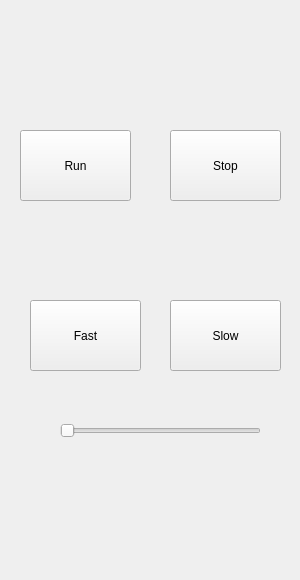
         <widget class="QWidget" name="ForkLiftPage">
          <widget class="QPushButton" name="LiftUp">
           <property name="geometry">
            <rect>
             <x>20</x>
             <y>480</y>
             <width>101</width>
             <height>91</height>
            </rect>
           </property>
           <property name="sizePolicy">
            <sizepolicy hsizetype="Minimum" vsizetype="Maximum">
             <horstretch>0</horstretch>
             <verstretch>0</verstretch>
            </sizepolicy>
           </property>
           <property name="styleSheet">
            <string notr="true">background-color: transparent;
border: none;</string>
           </property>
           <property name="text">
            <string/>
           </property>
           <property name="icon">
            <iconset>
             <normaloff>controlArrows/lift.svg</normaloff>controlArrows/lift.svg</iconset>
           </property>
           <property name="iconSize">
            <size>
             <width>80</width>
             <height>80</height>
            </size>
           </property>
           <property name="checkable">
            <bool>false</bool>
           </property>
          </widget>
          <widget class="QPushButton" name="LowerDown">
           <property name="geometry">
            <rect>
             <x>190</x>
             <y>480</y>
             <width>101</width>
             <height>91</height>
            </rect>
           </property>
           <property name="sizePolicy">
            <sizepolicy hsizetype="Minimum" vsizetype="Maximum">
             <horstretch>0</horstretch>
             <verstretch>0</verstretch>
            </sizepolicy>
           </property>
           <property name="styleSheet">
            <string notr="true">background-color: transparent;
border: none;</string>
           </property>
           <property name="text">
            <string/>
           </property>
           <property name="icon">
            <iconset>
             <normaloff>controlArrows/lower.svg</normaloff>controlArrows/lower.svg</iconset>
           </property>
           <property name="iconSize">
            <size>
             <width>80</width>
             <height>80</height>
            </size>
           </property>
           <property name="checkable">
            <bool>false</bool>
           </property>
          </widget>
          <widget class="QSlider" name="SliderLift">
           <property name="geometry">
            <rect>
             <x>60</x>
             <y>400</y>
             <width>201</width>
             <height>61</height>
            </rect>
           </property>
           <property name="minimum">
            <number>80</number>
           </property>
           <property name="maximum">
            <number>200</number>
           </property>
           <property name="value">
            <number>80</number>
           </property>
           <property name="sliderPosition">
            <number>80</number>
           </property>
           <property name="orientation">
            <enum>Qt::Orientation::Horizontal</enum>
           </property>
          </widget>
          <widget class="QPushButton" name="FastForktLiftButton">
           <property name="geometry">
            <rect>
             <x>30</x>
             <y>300</y>
             <width>111</width>
             <height>71</height>
            </rect>
           </property>
           <property name="text">
            <string>Fast</string>
           </property>
           <property name="checkable">
            <bool>true</bool>
           </property>
           <attribute name="buttonGroup">
            <string notr="true">buttonGroup</string>
           </attribute>
          </widget>
          <widget class="QPushButton" name="SlowLiftButton">
           <property name="geometry">
            <rect>
             <x>170</x>
             <y>300</y>
             <width>111</width>
             <height>71</height>
            </rect>
           </property>
           <property name="text">
            <string>Slow</string>
           </property>
           <property name="checkable">
            <bool>true</bool>
           </property>
           <attribute name="buttonGroup">
            <string notr="true">buttonGroup</string>
           </attribute>
          </widget>
          <widget class="QPushButton" name="RunForkLiftButton">
           <property name="geometry">
            <rect>
             <x>20</x>
             <y>130</y>
             <width>111</width>
             <height>71</height>
            </rect>
           </property>
           <property name="text">
            <string>Run</string>
           </property>
           <property name="checkable">
            <bool>true</bool>
           </property>
           <attribute name="buttonGroup">
            <string notr="true">buttonGroup_2</string>
           </attribute>
          </widget>
          <widget class="QPushButton" name="StopForkLiftButton">
           <property name="geometry">
            <rect>
             <x>170</x>
             <y>130</y>
             <width>111</width>
             <height>71</height>
            </rect>
           </property>
           <property name="text">
            <string>Stop</string>
           </property>
           <property name="checkable">
            <bool>true</bool>
           </property>
           <attribute name="buttonGroup">
            <string notr="true">buttonGroup_2</string>
           </attribute>
          </widget>
         </widget>
